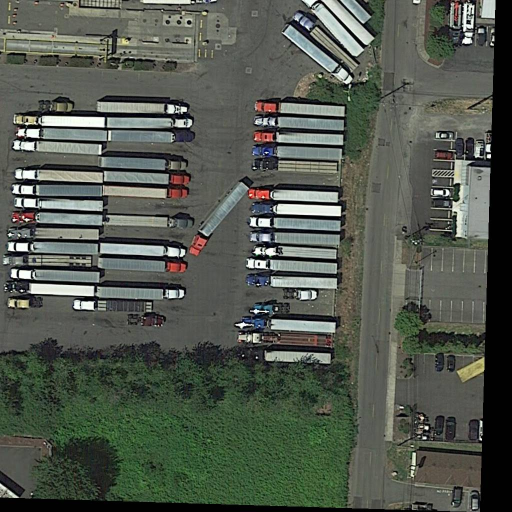
#> input picture 0327_01.jpg, 1024 x 1024 px (shown at 1/2 size)
$ python rec.py
#> lines starting #> are read from the running program, lines starting #| are printed output that depends on the picture
import cv2
import numpy as np

# 输入图片
imgName = '0327_01.jpg'

img = cv2.imread(imgName,1)
#> img is the input picture: shape (1024, 1024, 3); mean B, G, R 78.4, 88.3, 82
cv2.imshow('img',img)
cv2.waitKey(0)

r=1024

#the keep region
xmin1=int((0.089844*r)-(0.144531*r)/2)
xmax1=int((0.089844*r)+(0.144531*r)/2)
ymin1=int((0.486328*r)-(0.408203*r)/2)
ymax1=int((0.486328*r)+(0.408203*r)/2)

#the remove region
xmin2=int((0.812012*r)-(0.375977*r)/2)
xmax2=int((0.812012*r)+(0.375977*r)/2)
ymin2=int((0.317871*r)-(0.407227*r)/2)
ymax2=int((0.317871*r)+(0.407227*r)/2)

#show the origin img
cv2.rectangle(img,((xmin1),(ymin1)),((xmax1),(ymax1)),(0,0,0),-1)
cv2.rectangle(img,((xmin2),(ymin2)),((xmax2),(ymax2)),(256,256,256),-1)
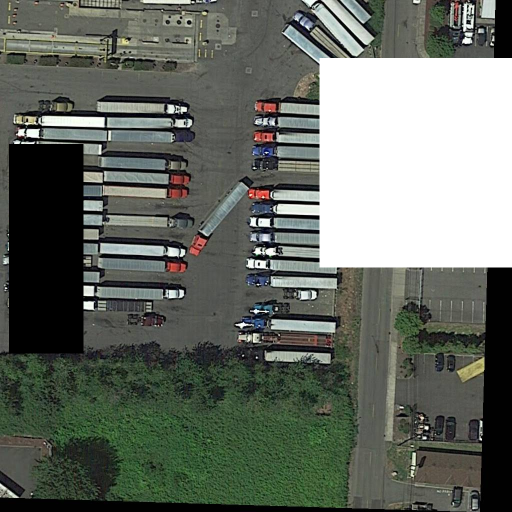
#> img: shape (1024, 1024, 3) (shown at 1/2 size); mean B, G, R 98.9, 107.3, 101.8
cv2.imshow('img',img)
cv2.waitKey(0)
cv2.imwrite('05.png',img)

#make mask
mask = np.zeros(img.shape[:2], dtype=np.uint8)
cv2.rectangle(mask,(0,0),(1024,1024),(128,128,128),-1)
#> mask: shape (1024, 1024); every value is 128
cv2.rectangle(mask,((xmin1),(ymin1)),((xmax1),(ymax1)),(0,0,0),-1)
cv2.rectangle(mask,((xmin2),(ymin2)),((xmax2),(ymax2)),(256,256,256),-1)
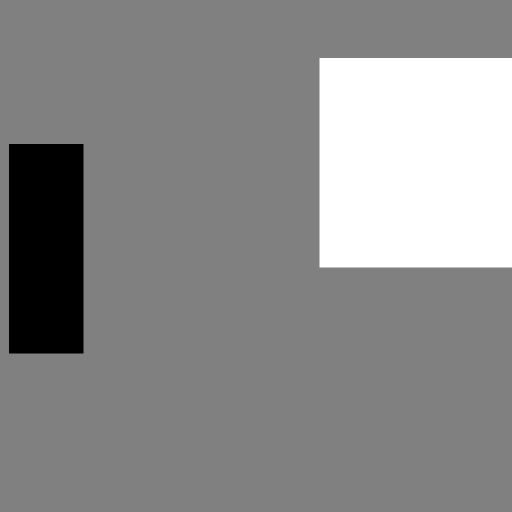
#> mask: shape (1024, 1024) (shown at 1/2 size); min 0, max 255, mean 139.9

cv2.imshow('mask',mask)
cv2.waitKey(0)
cv2.destroyAllWindows()
cv2.imwrite('06.png',mask)

$ run again, with test.jpg copied over 0327_01.jpg
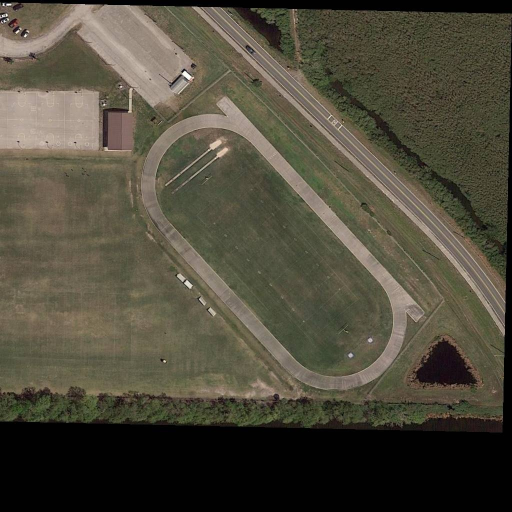
#> input picture test.jpg, 1024 x 1024 px (shown at 1/2 size)
#> img is the input picture: shape (1024, 1024, 3); mean B, G, R 60.1, 75, 79.4
#> `cv2.rectangle(img,((xmin2),(ymin2)),((xmax2),(ymax2)),(256,256,256),-1)`:
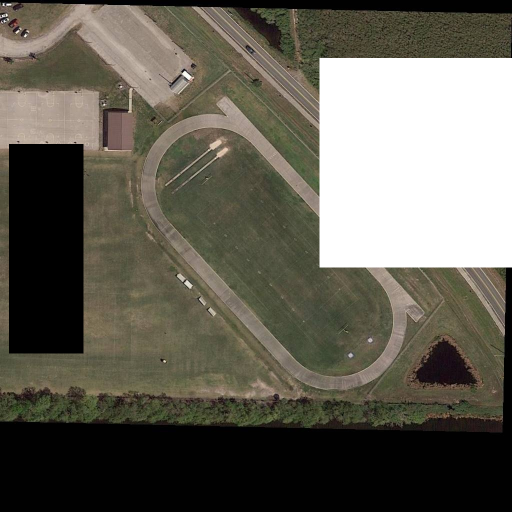
#> img: shape (1024, 1024, 3) (shown at 1/2 size); mean B, G, R 85.2, 96.1, 99.4
